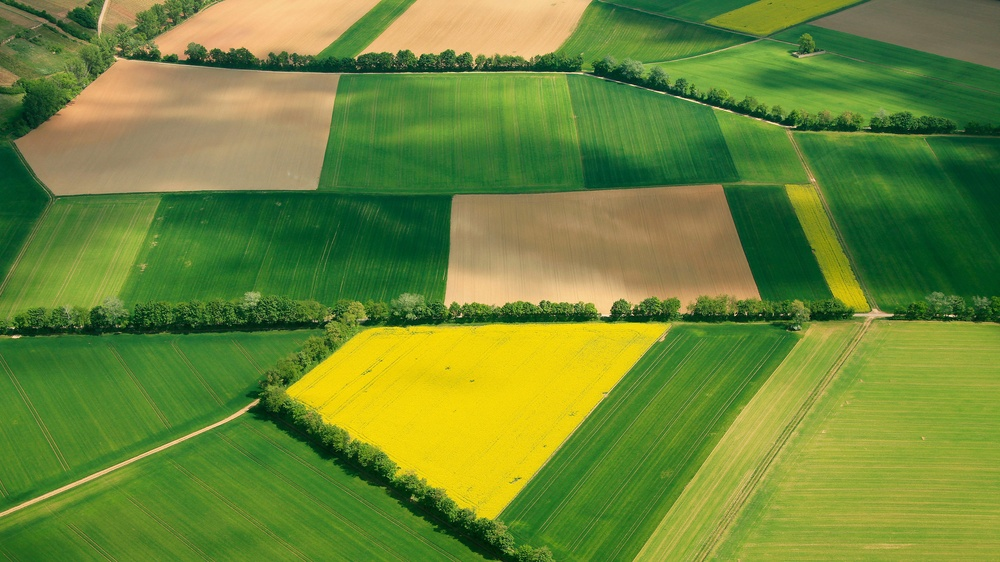
#> input picture data/fields.jpg, 1000 x 562 px, shrunk from 3840 x 2160 before the run
$ jupyter execute --allow-errors day11_mops_POST.ipynb   (shell and % lines are left out)   (older library calls are emulated)
#> lines starting #> are read from the running program, lines starting #| are printed output that depends on the picture; after the words box and inside, x2 and y2 are one past the last pixel; in counts of white or black regions, pixels touching at a corner belong together
## Day 11: Feature Descriptors and MOPS

#### Goals
* Understand the distinction between **feature detection** and **feature description**.
* Know what invariances are desirable for feature descriptors.
* Understand the MOPS (Multi-scale Oriented Patches) descriptor.
* Know how rotation normalization and intensity normalization make MOPS more robust.

[cell 1]
# boilerplate setup

import numpy as np
import matplotlib.pyplot as plt
import cv2

### Recap: Feature Detection

Last time we learned about the Harris corner detector, which lets us find **interesting points** in an image - points that are locally unique and should be matchable across different views.

But finding a corner location is only half the battle. How do we actually **match** corners between two images?

### Feature Detection vs. Feature Description

The complete feature pipeline has three stages:

1. **Detection**: Find interesting keypoint locations in each image (e.g., Harris corners)
2. **Description**: Extract a descriptor (feature vector) for each keypoint
3. **Matching**: Compare descriptors between images to find correspondences

Today we focus on **description**: given a keypoint location, how do we describe it in a way that:
* Is distinctive enough to match the same point in another image?
* Is robust to changes in viewpoint, lighting, etc.?

##### Discussion Question

What would be a simple feature descriptor for a corner point? What problems might it have?

### Desired Invariances

Recall our desiderata for features:
* **Uniqueness**: features **shouldn't** match if they're from different points
* **Invariance**: features **should** match if they are from the same point

The descriptor needs to be **invariant** to changes that don't fundamentally change the scene point:

**Geometric transformations:**
* Translation
* Rotation
* Scale
* Full viewpoint changes (aspirational!)

**Photometric transformations:**
* Intensity/brightness changes: $I' = I + b$
* Contrast changes: $I' = aI$
* Combined: $I' = aI + b$

### The MOPS Descriptor

**MOPS** = **M**ulti-scale **O**riented **P**atche**s**

The basic idea: describe each keypoint using a small patch of pixels around it, but normalize the patch to be robust to various transformations.

#### MOPS Pipeline:

1. **Extract patch** (e.g., 40×40 pixels) around the keypoint
2. **Rotate** the patch to a canonical orientation (based on gradient direction)
3. **Normalize intensity** (subtract mean, divide by standard deviation)
4. **Subsample** to a smaller descriptor (e.g., 8×8)

The result is a 64-dimensional feature vector (for 8×8) that can be compared between images.

Let's implement each step!

### Step 0: Load image and detect features

First, let's load an image and detect some Harris corners.

#> (a cell that did not finish here is left out)

[cell 3]
# Helper functions from last class

def compute_gradients(img):
    """ Compute image gradients using OpenCV's Sobel operator. """
    dx = cv2.Sobel(img, cv2.CV_32F, 1, 0, ksize=3)
    dy = cv2.Sobel(img, cv2.CV_32F, 0, 1, ksize=3)
    return dx, dy

def harris_score(img):
    """ Returns the Harris corner score for each pixel. """
    dx, dy = compute_gradients(img)

    A = cv2.GaussianBlur(dx * dx, (5, 5), 0)
    B = cv2.GaussianBlur(dx * dy, (5, 5), 0)
    C = cv2.GaussianBlur(dy * dy, (5, 5), 0)

    det = A*C - B*B
    tr = A+C

    m = tr / 2
    sqrtm2mp = np.sqrt(np.maximum(m**2 - det, 0))  # clamp to avoid sqrt of negative
    eig1 = m - sqrtm2mp
    eig2 = m + sqrtm2mp
    return np.minimum(eig1, eig2)

def maximum_filter(img, filter_size):
    """ Apply spatial maximum filter. """
    H, W = img.shape
    out = np.zeros_like(img)
    hw = filter_size // 2
    in_pad = np.pad(img, ((hw, hw), (hw, hw)))

    for i in range(H):
        for j in range(W):
            out[i,j] = in_pad[i:hw+i+hw+1, j:hw+j+hw+1].max()
    return out

def detect_harris_corners(img, threshold=0.1, nms_size=7):
    """ Detect Harris corners with non-maximum suppression.
    Returns: feature_mask (boolean array), keypoint_coords (2×N array)
    """
    scores = harris_score(img)
    scores_maxfilter = maximum_filter(scores, nms_size)
    features_mask = np.logical_and(scores > threshold, scores == scores_maxfilter)

    # Get coordinates of keypoints as (y, x) pairs
    keypoint_coords = np.array(np.where(features_mask))  # shape: (2, N)

    return features_mask, keypoint_coords

#> (a cell that did not finish here is left out)

### Step 1: Extract Patch

Given a keypoint location $(x, y)$, extract a square patch of pixels centered at that point.

We'll use a 40×40 pixel patch (this is a common choice in MOPS).

[cell 5]
def extract_patch(img, y, x, patch_size=40):
    """ Extract a square patch centered at (y, x).

    Args:
        img: grayscale image
        y, x: center coordinates (can be float for subpixel)
        patch_size: size of patch (should be even for symmetric centering)

    Returns:
        patch_size × patch_size patch
    """
    half_size = patch_size // 2

    # Extract patch (handle boundaries by padding)
    H, W = img.shape
    img_padded = np.pad(img, half_size, mode='constant')

    # Adjust coordinates for padding
    y_pad = int(y + half_size)
    x_pad = int(x + half_size)

    patch = img_padded[y_pad-half_size:y_pad+half_size,
                       x_pad-half_size:x_pad+half_size]

    return patch

[cell 6]
# Test on the first detected keypoint
keypoint_index = 1
#> keypoint_index = 1
#> (the rest of this cell did not finish here and is left out)

### Step 2: Rotation Normalization

To achieve rotation invariance, we need to rotate each patch to a **canonical orientation**.

#### How do we find the dominant orientation?

Use the **gradient direction** at the keypoint! The idea:
* Compute image gradients $I_x$, $I_y$
* The gradient angle is $\theta = \arctan2(I_y, I_x)$
* Rotate the patch so this angle becomes 0 (horizontal)

This way, if the same corner appears rotated in another image, we'll rotate its patch back to the same canonical orientation.

[cell 7]
def get_dominant_orientation(img, y, x):
    """ Compute the dominant gradient orientation at (y, x).

    Returns:
        angle in radians
    """
    dx, dy = compute_gradients(img)

    # Get gradient at the keypoint
    gx = dx[int(y), int(x)]
    gy = dy[int(y), int(x)]

    # Compute angle
    # NOTE: We use -gy because image coordinates have y increasing downward,
    # but arctan2 assumes standard math coordinates with y increasing upward.
    angle = np.arctan2(-gy, gx)

    return angle

def rotate_patch(patch, angle):
    """ Rotate a patch by the given angle (in radians).

    Args:
        patch: square image patch
        angle: rotation angle in radians (counter-clockwise)

    Returns:
        rotated patch (same size)
    """
    center = (patch.shape[1] / 2, patch.shape[0] / 2)

    # OpenCV rotation: create rotation matrix and apply warp
    M = cv2.getRotationMatrix2D(center, -np.degrees(angle), 1.0)
    rotated = cv2.warpAffine(patch, M, (patch.shape[1], patch.shape[0]))

    return rotated

#> (a cell that did not finish here is left out)

### Step 3: Intensity Normalization

To handle photometric changes (brightness/contrast), we normalize the intensity values:

$$
\text{patch}_{\text{normalized}} = \frac{\text{patch} - \mu}{\sigma}
$$

where $\mu$ is the mean intensity and $\sigma$ is the standard deviation.

This makes the descriptor invariant to:
* **Brightness changes** ($I' = I + b$): subtracting the mean removes the offset
* **Contrast changes** ($I' = aI$): dividing by std deviation removes the scaling

This is the same normalization used in many machine learning pipelines!

[cell 9]
def normalize_intensity(patch):
    """ Normalize patch: subtract mean, divide by std deviation. """
    mean = np.mean(patch)
    std = np.std(patch)

    # Avoid division by zero for constant patches
    if std < 1e-6:
        return np.zeros_like(patch)

    normalized = (patch - mean) / std
    return normalized

#> (a cell that did not finish here is left out)

### Step 4: Subsample to Final Descriptor

We don't want to store the full 40×40 patch (1600 dimensions) - that's expensive for matching!

Instead, we **subsample** to a smaller descriptor, typically 8×8 (64 dimensions).

This also provides some additional robustness to small geometric perturbations.

[cell 11]
def subsample_patch(patch, descriptor_size=8):
    """ Subsample patch to descriptor_size × descriptor_size. """
    # Use OpenCV's resize with bilinear interpolation
    subsampled = cv2.resize(patch, (descriptor_size, descriptor_size),
                           interpolation=cv2.INTER_LINEAR)
    return subsampled

#> (a cell that did not finish here is left out)

### Complete MOPS Pipeline

Let's put it all together into a single function!

[cell 13]
def extract_MOPS_descriptor(img, y, x, patch_size=40, descriptor_size=8):
    """ Extract MOPS descriptor for a keypoint.

    Args:
        img: grayscale image
        y, x: keypoint coordinates
        patch_size: size of patch to extract
        descriptor_size: size of final descriptor

    Returns:
        descriptor: descriptor_size × descriptor_size array
    """
    # Step 1: Extract patch
    patch = extract_patch(img, y, x, patch_size)

    # Step 2: Rotate to canonical orientation
    angle = get_dominant_orientation(img, y, x)
    patch_rotated = rotate_patch(patch, angle)

    # Step 3: Normalize intensity
    patch_normalized = normalize_intensity(patch_rotated)

    # Step 4: Subsample
    descriptor = subsample_patch(patch_normalized, descriptor_size)

    return descriptor

[cell 14]
# Extract descriptors for all detected keypoints
descriptors = []
patches = []
#> (the rest of this cell did not finish here and is left out)

### Multi-scale: The "M" in MOPS

MOPS stands for **Multi-scale** Oriented Patches. To handle scale changes (e.g., when objects appear larger or smaller in different images), we need to detect and describe features at multiple scales.

**The proper multi-scale approach:**
1. Build a scale pyramid (downsample the image multiple times)
2. Run feature detection (Harris corners) **at each pyramid level**
3. Extract MOPS descriptors at the scale where each feature was detected

This differs from running detection once and describing at multiple scales. Each keypoint is detected at a particular scale and described at that same scale.

**Note:** A limitation of using Harris corners is that the same physical corner can be detected at multiple pyramid levels (corners "repeat across scales"). More advanced detectors like SIFT use Difference of Gaussians (DoG) to select a characteristic scale for each feature, avoiding this repetition.

### Full Demo: Multi-scale MOPS on a Real Image

Let's put it all together on a full-size image to see how multi-scale MOPS works in practice:
1. Build a 3-level scale pyramid
2. Detect Harris corners at each level
3. Extract MOPS descriptors for keypoints from each scale

[cell 15]
# Load a full-size image
fields = cv2.imread("../data/fields.jpg", cv2.IMREAD_GRAYSCALE).astype(np.float32) / 255
#> fields: shape (562, 1000) float32; min 0.0431, max 0.949, mean 0.463


# Create multi-scale pyramid
fields_2x = cv2.pyrDown(fields)
fields_4x = cv2.pyrDown(fields_2x)
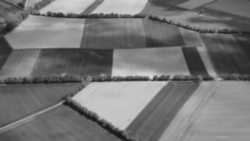
#> fields_4x: shape (141, 250) float32; min 0.083, max 0.837, mean 0.463

print(f"Original image size: {fields.shape}")
#| Original image size: (562, 1000)
print(f"2x downsampled size: {fields_2x.shape}")
#| 2x downsampled size: (281, 500)
print(f"4x downsampled size: {fields_4x.shape}")
#| 4x downsampled size: (141, 250)

# Run Harris corner detection at EACH scale
# This is the proper multi-scale approach!
fields_mask_1x, fields_kp_1x = detect_harris_corners(fields, threshold=0.3, nms_size=15)
#> in harris_score, `det = A*C - B*B`:
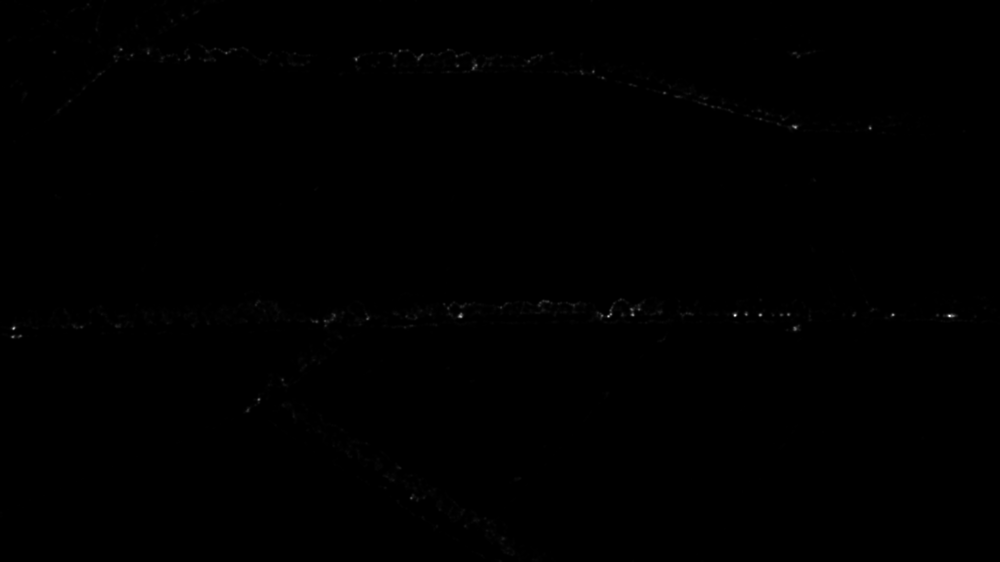
#> det: shape (562, 1000) float32; min 5.47e-10, max 2.49, mean 0.0032; drawn with min black and max white
#> after the loop in maximum_filter, `for i in range(H):`:
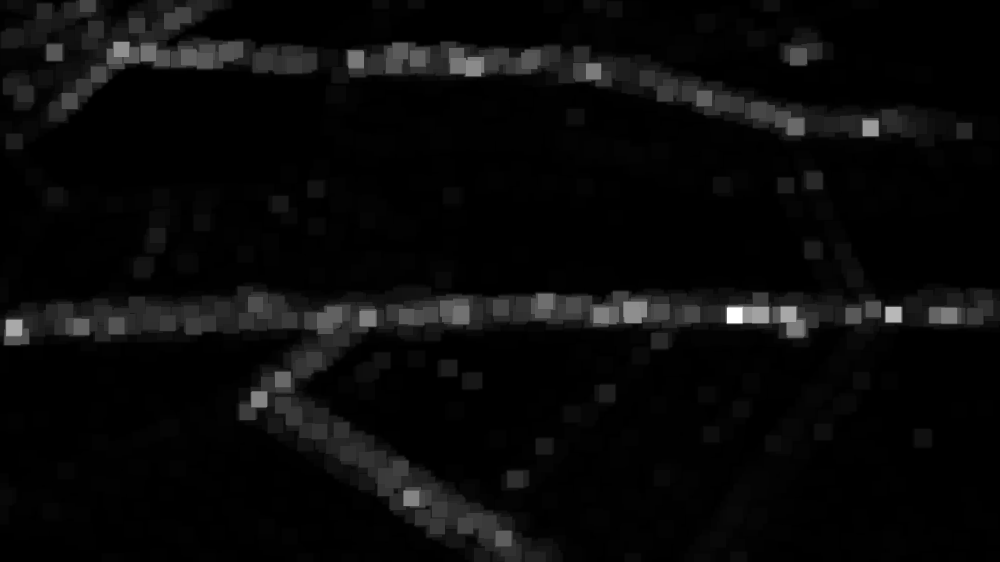
#> out: shape (562, 1000) float32; min 0.000304, max 1.4, mean 0.0548; drawn with min black and max white
#> in detect_harris_corners, `features_mask = np.logical_and(scores > threshold, scores == scores_ma..`: features_mask: shape (562, 1000) bool; 0.02% white in thin lines or dots
fields_mask_2x, fields_kp_2x = detect_harris_corners(fields_2x, threshold=0.3, nms_size=7)
#> call 2 of maximum_filter, with filter_size = 7
#> after the loop in maximum_filter (call 2), `for i in range(H):`:
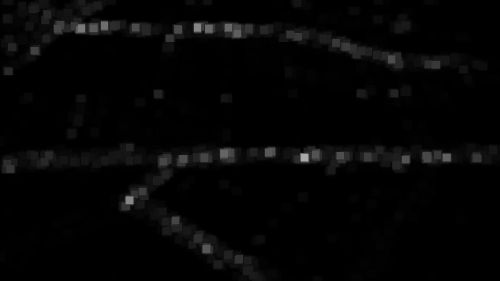
#> out: shape (281, 500) float32; min 5.81e-05, max 0.67, mean 0.0216
#> in detect_harris_corners (call 2), `features_mask = np.logical_and(scores > threshold, scores == scores_ma..`: features_mask: shape (281, 500) bool; 0.01% white in thin lines or dots, all inside (x1, y1, x2, y2) = (81, 25, 447, 249)
fields_mask_4x, fields_kp_4x = detect_harris_corners(fields_4x, threshold=0.3, nms_size=5)
#> in compute_gradients (call 3), `dx = cv2.Sobel(img, cv2.CV_32F, 1, 0, ksize=3)`:
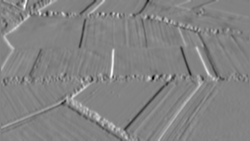
#> dx: shape (141, 250) float32; min -1.71, max 1.62, mean 0.00164; drawn with min black and max white
#> in compute_gradients (call 3), `dy = cv2.Sobel(img, cv2.CV_32F, 0, 1, ksize=3)`:
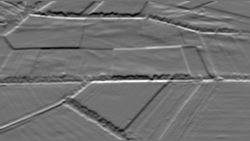
#> dy: shape (141, 250) float32; min -1.73, max 2.13, mean -0.00554; drawn with min black and max white
#> in harris_score (call 3), `A = cv2.GaussianBlur(dx * dx, (5, 5), 0)`:
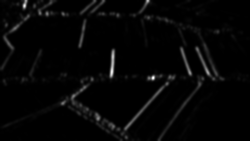
#> A: shape (141, 250) float32; min 1.06e-05, max 1.32, mean 0.0317; drawn with min black and max white
#> in harris_score (call 3), `B = cv2.GaussianBlur(dx * dy, (5, 5), 0)`:
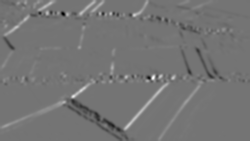
#> B: shape (141, 250) float32; min -0.684, max 0.812, mean 0.00214; drawn with min black and max white
#> in harris_score (call 3), `tr = A+C`:
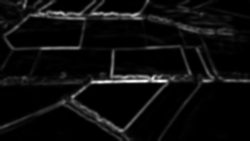
#> tr: shape (141, 250) float32; min 7.58e-05, max 2.48, mean 0.132; drawn with min black and max white
#> call 3 of maximum_filter, with filter_size = 5
#> after the loop in maximum_filter (call 3), `for i in range(H):`:
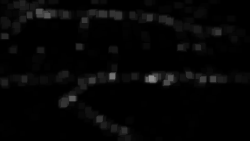
#> out: shape (141, 250) float32; min 2.34e-05, max 0.553, mean 0.0237
#> in detect_harris_corners (call 3), `features_mask = np.logical_and(scores > threshold, scores == scores_ma..`: features_mask: shape (141, 250) bool; 0.02% white in thin lines or dots, all inside (x1, y1, x2, y2) = (39, 11, 171, 99)

print(f"\nDetected corners at each scale:")
print(f"  1x scale: {fields_kp_1x.shape[1]} corners")
#|   1x scale: 102 corners
print(f"  2x scale: {fields_kp_2x.shape[1]} corners")
#|   2x scale: 18 corners
print(f"  4x scale: {fields_kp_4x.shape[1]} corners")
#|   4x scale: 7 corners

# Visualize detected corners at each scale
def overlay_corners(img, keypoints, color=[1, 0, 0]):
    """Overlay detected corners on grayscale image."""
    h, w = img.shape
#> h = 562; w = 1000
    out = np.zeros((h, w, 3))
    out[:,:,:] = img[:,:,np.newaxis]
#> out: shape (562, 1000, 3) float64

    # Draw small circles at keypoint locations
    for i in range(keypoints.shape[1]):
        y, x = keypoints[:, i]
        cv2.circle(out, (int(x), int(y)), 3, color, -1)
#> this loop made 102 passes
#> (y, x) on passes 1 to 12: (4, 87), (15, 183), (21, 171), (25, 137), (49, 121), (49, 235), (51, 400), (52, 54), (52, 226), (53, 148), (55, 131), (55, 456)

    return out

fig, axes = plt.subplots(1, 3, figsize=(16, 5))

axes[0].imshow(overlay_corners(fields, fields_kp_1x))
axes[0].set_title(f"1x Scale\n{fields_kp_1x.shape[1]} corners detected", fontsize=12)
axes[0].axis('off')

axes[1].imshow(overlay_corners(fields_2x, fields_kp_2x))
#> the loop in overlay_corners (call 2), `for i in range(keypoints.shape[1]):` made 18 passes
#> (y, x) on passes 1 to 12: (25, 104), (27, 197), (27, 228), (28, 81), (28, 93), (28, 208), (33, 237), (59, 391), (152, 268), (153, 224), (154, 315), (155, 340)
axes[1].set_title(f"2x Downsample\n{fields_kp_2x.shape[1]} corners detected", fontsize=12)
axes[1].axis('off')

axes[2].imshow(overlay_corners(fields_4x, fields_kp_4x))
axes[2].set_title(f"4x Downsample\n{fields_kp_4x.shape[1]} corners detected", fontsize=12)
axes[2].axis('off')

plt.suptitle("Multi-scale Harris Corner Detection on fields.jpg", fontsize=14)
plt.tight_layout()
plt.show()

[cell 16]
# Pick one keypoint from each scale's detections
# Use a middle keypoint from each scale (sorted by y-coordinate)

# From 1x scale
sorted_1x = np.argsort(fields_kp_1x[0, :])
#> sorted_1x = 102 values, max 101 at index 101, min 0 at index 0, mean 50.5
idx_1x = sorted_1x[len(sorted_1x) // 2]
#> idx_1x = 51
y_1x, x_1x = fields_kp_1x[:, idx_1x]
#> y_1x = 310; x_1x = 542

# From 2x scale
sorted_2x = np.argsort(fields_kp_2x[0, :])
#> sorted_2x = 18 values from 0 to 17
idx_2x = sorted_2x[len(sorted_2x) // 2]
#> idx_2x = 9
y_2x, x_2x = fields_kp_2x[:, idx_2x]
#> y_2x = 153; x_2x = 224

# From 4x scale
sorted_4x = np.argsort(fields_kp_4x[0, :])
#> sorted_4x = [0, 1, 2, 3, 4, 5, 6]
idx_4x = sorted_4x[len(sorted_4x) // 2]
#> idx_4x = 3
y_4x, x_4x = fields_kp_4x[:, idx_4x]
#> y_4x = 78; x_4x = 151

print(f"Selected keypoints:")
print(f"  From 1x scale detection: ({y_1x:.0f}, {x_1x:.0f})")
#|   From 1x scale detection: (310, 542)
print(f"  From 2x scale detection: ({y_2x:.0f}, {x_2x:.0f})")
#|   From 2x scale detection: (153, 224)
print(f"  From 4x scale detection: ({y_4x:.0f}, {x_4x:.0f})")
#|   From 4x scale detection: (78, 151)

# Extract patches and descriptors at the scale where each was detected
patch_1x = extract_patch(fields, y_1x, x_1x)
#> in extract_patch, `y_pad = int(y + half_size)`: y_pad = 330
#> in extract_patch, `x_pad = int(x + half_size)`: x_pad = 562
desc_1x = extract_MOPS_descriptor(fields, y_1x, x_1x)
#> in get_dominant_orientation, `gx = dx[int(y), int(x)]`: gx = -1.07
#> in get_dominant_orientation, `gy = dy[int(y), int(x)]`: gy = -0.631
#> in get_dominant_orientation, `angle = np.arctan2(-gy, gx)`: angle = 2.61
#> in rotate_patch, `M = cv2.getRotationMatrix2D(center, -np.degrees(angle), 1.0)`: M = [[-0.861, -0.508, 47.39], [0.508, -0.861, 27.07]]
#> in normalize_intensity, `mean = np.mean(patch)`: mean = 0.418
#> in normalize_intensity, `std = np.std(patch)`: std = 0.288

patch_2x = extract_patch(fields_2x, y_2x, x_2x)
desc_2x = extract_MOPS_descriptor(fields_2x, y_2x, x_2x)

patch_4x = extract_patch(fields_4x, y_4x, x_4x)
desc_4x = extract_MOPS_descriptor(fields_4x, y_4x, x_4x)

# Visualize: one keypoint from each scale
fig, axes = plt.subplots(2, 3, figsize=(14, 9))

# Top row: 40x40 patches
axes[0, 0].imshow(patch_1x, cmap='gray')
axes[0, 0].set_title(f"Keypoint from 1x Scale\nPatch (40×40)", fontsize=12)
axes[0, 0].axis('off')

axes[0, 1].imshow(patch_2x, cmap='gray')
axes[0, 1].set_title(f"Keypoint from 2x Scale\nPatch (40×40)", fontsize=12)
axes[0, 1].axis('off')

axes[0, 2].imshow(patch_4x, cmap='gray')
axes[0, 2].set_title(f"Keypoint from 4x Scale\nPatch (40×40)", fontsize=12)
axes[0, 2].axis('off')

# Bottom row: 8x8 MOPS descriptors
axes[1, 0].imshow(desc_1x, cmap='gray', vmin=-3, vmax=3, interpolation='nearest')
axes[1, 0].set_title("MOPS Descriptor (8×8)", fontsize=12)
axes[1, 0].axis('off')

axes[1, 1].imshow(desc_2x, cmap='gray', vmin=-3, vmax=3, interpolation='nearest')
axes[1, 1].set_title("MOPS Descriptor (8×8)", fontsize=12)
axes[1, 1].axis('off')

axes[1, 2].imshow(desc_4x, cmap='gray', vmin=-3, vmax=3, interpolation='nearest')
axes[1, 2].set_title("MOPS Descriptor (8×8)", fontsize=12)
axes[1, 2].axis('off')

plt.suptitle("MOPS Descriptors: One Keypoint from Each Detection Scale", fontsize=14, y=0.98)
plt.tight_layout()
plt.show()
